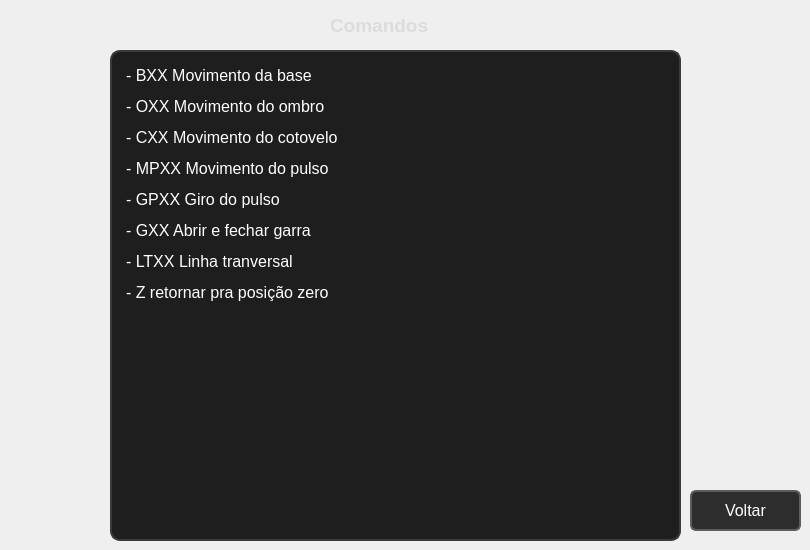
    <widget class="QWidget" name="page_4">
     <widget class="QTextBrowser" name="textBrowser_5">
      <property name="geometry">
       <rect>
        <x>110</x>
        <y>50</y>
        <width>571</width>
        <height>491</height>
       </rect>
      </property>
      <property name="styleSheet">
       <string notr="true">QTextBrowser {
    background-color: #1e1e1e;
    color: #ffffff;
    border: 2px solid #3a3a3a;
    border-radius: 10px;
    padding: 10px;
    font-family: &quot;Segoe UI&quot;;
    font-size: 12pt;
}</string>
      </property>
      <property name="html">
       <string>&lt;!DOCTYPE HTML PUBLIC &quot;-//W3C//DTD HTML 4.0//EN&quot; &quot;http://www.w3.org/TR/REC-html40/strict.dtd&quot;&gt;
&lt;html&gt;&lt;head&gt;&lt;meta name=&quot;qrichtext&quot; content=&quot;1&quot; /&gt;&lt;style type=&quot;text/css&quot;&gt;
p, li { white-space: pre-wrap; }
&lt;/style&gt;&lt;/head&gt;&lt;body style=&quot; font-family:'Segoe UI'; font-size:12pt; font-weight:400; font-style:normal;&quot;&gt;
&lt;p align=&quot;justify&quot; style=&quot; margin-top:12px; margin-bottom:12px; margin-left:0px; margin-right:0px; -qt-block-indent:0; text-indent:0px;&quot;&gt;&lt;span style=&quot; font-family:'MS Shell Dlg 2';&quot;&gt;- BXX Movimento da base&lt;/span&gt;&lt;/p&gt;
&lt;p align=&quot;justify&quot; style=&quot; margin-top:12px; margin-bottom:12px; margin-left:0px; margin-right:0px; -qt-block-indent:0; text-indent:0px;&quot;&gt;&lt;span style=&quot; font-family:'MS Shell Dlg 2';&quot;&gt;- OXX Movimento do ombro&lt;/span&gt;&lt;/p&gt;
&lt;p align=&quot;justify&quot; style=&quot; margin-top:12px; margin-bottom:12px; margin-left:0px; margin-right:0px; -qt-block-indent:0; text-indent:0px;&quot;&gt;&lt;span style=&quot; font-family:'MS Shell Dlg 2';&quot;&gt;- CXX Movimento do cotovelo&lt;/span&gt;&lt;/p&gt;
&lt;p align=&quot;justify&quot; style=&quot; margin-top:12px; margin-bottom:12px; margin-left:0px; margin-right:0px; -qt-block-indent:0; text-indent:0px;&quot;&gt;&lt;span style=&quot; font-family:'MS Shell Dlg 2';&quot;&gt;- MPXX Movimento do pulso&lt;/span&gt;&lt;/p&gt;
&lt;p align=&quot;justify&quot; style=&quot; margin-top:12px; margin-bottom:12px; margin-left:0px; margin-right:0px; -qt-block-indent:0; text-indent:0px;&quot;&gt;&lt;span style=&quot; font-family:'MS Shell Dlg 2';&quot;&gt;- GPXX Giro do pulso&lt;/span&gt;&lt;/p&gt;
&lt;p align=&quot;justify&quot; style=&quot; margin-top:12px; margin-bottom:12px; margin-left:0px; margin-right:0px; -qt-block-indent:0; text-indent:0px;&quot;&gt;&lt;span style=&quot; font-family:'MS Shell Dlg 2';&quot;&gt;- GXX Abrir e fechar garra&lt;/span&gt;&lt;/p&gt;
&lt;p align=&quot;justify&quot; style=&quot; margin-top:12px; margin-bottom:12px; margin-left:0px; margin-right:0px; -qt-block-indent:0; text-indent:0px;&quot;&gt;&lt;span style=&quot; font-family:'MS Shell Dlg 2';&quot;&gt;- LTXX Linha tranversal&lt;/span&gt;&lt;/p&gt;
&lt;p align=&quot;justify&quot; style=&quot; margin-top:12px; margin-bottom:12px; margin-left:0px; margin-right:0px; -qt-block-indent:0; text-indent:0px;&quot;&gt;&lt;span style=&quot; font-family:'MS Shell Dlg 2';&quot;&gt;- Z retornar pra posição zero&lt;/span&gt;&lt;/p&gt;&lt;/body&gt;&lt;/html&gt;</string>
      </property>
     </widget>
     <widget class="QPushButton" name="btn_voltar3">
      <property name="geometry">
       <rect>
        <x>690</x>
        <y>490</y>
        <width>111</width>
        <height>41</height>
       </rect>
      </property>
      <property name="styleSheet">
       <string notr="true">QPushButton {
    background-color: #2d2d2d;
    color: #ffffff;
    border: 2px solid #5e5e5e;
    border-radius: 6px;
    padding: 6px 12px;
    font-family: 'Segoe UI';
    font-size: 12pt;
}

QPushButton:hover {
    background-color: #3e3e3e;
}

QPushButton:pressed {
    background-color: #242424;
}</string>
      </property>
      <property name="text">
       <string>Voltar</string>
      </property>
     </widget>
     <widget class="QLabel" name="label_13">
      <property name="geometry">
       <rect>
        <x>330</x>
        <y>10</y>
        <width>121</width>
        <height>31</height>
       </rect>
      </property>
      <property name="font">
       <font>
        <family>Segoe UI</family>
        <pointsize>-1</pointsize>
        <weight>75</weight>
        <bold>true</bold>
       </font>
      </property>
      <property name="styleSheet">
       <string notr="true">QLabel {
    color: #dcdcdc;
    font-size: 20px;
    font-weight: bold;
    font-family: 'Segoe UI';
}</string>
      </property>
      <property name="text">
       <string>&lt;html&gt;&lt;head/&gt;&lt;body&gt;&lt;p&gt;&lt;span style=&quot; font-size:14pt;&quot;&gt;Comandos&lt;/span&gt;&lt;/p&gt;&lt;/body&gt;&lt;/html&gt;</string>
      </property>
     </widget>
    </widget>
